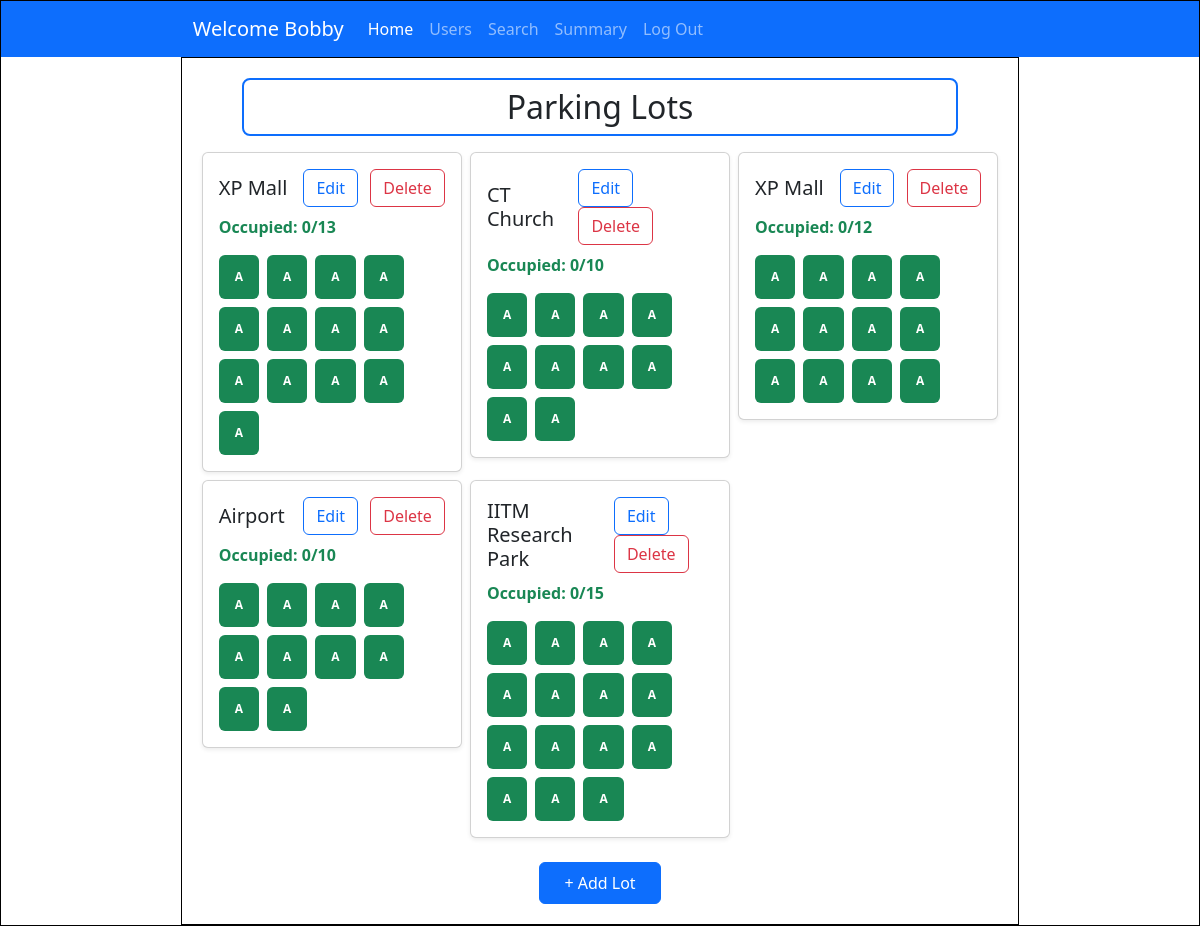
The app's page /admin_dashboard (signed in) with its own data.
### controllers/models.py (models this page shows)
class User(db.Model, UserMixin):
    id = db.Column(db.Integer, primary_key=True)
    username = db.Column(db.String, unique=True, nullable = False)
    password = db.Column(db.String, nullable=False)
    name = db.Column(db.String, nullable=False)
    address = db.Column(db.String, nullable=False)
    type = db.Column(db.String, default="general")
    pincode = db.Column(db.String(6), nullable=False)
    reservations = db.relationship('Reservation', backref='user')

class ParkingLot(db.Model):
    id = db.Column(db.Integer, primary_key = True)
    prime_location_name = db.Column(db.String, nullable=False)
    price = db.Column(db.Integer, nullable=False)
    address = db.Column(db.String, nullable=False)
    pincode = db.Column(db.Integer,nullable = False)
    maximum_spots = db.Column(db.Integer, nullable=False)
    active = db.Column(db.Boolean, nullable=False, default=True)
    spots = db.relationship('ParkingSpot', backref='lot')

class ParkingSpot(db.Model):
    id = db.Column(db.Integer, primary_key = True)
    lot_id = db.Column(db.Integer, db.ForeignKey('parking_lot.id'), nullable=False)
    status = db.Column(db.String(1), nullable=False, default='A')
    active = db.Column(db.Boolean, nullable=False, default=True)
    reservations = db.relationship('Reservation', backref='spot')

### controllers/controller.py (the view)
@app.route('/admin_dashboard')
@login_required
def admin_dashboard():
    lots = ParkingLot.query.filter_by(active=1)
    lot_with_avl = []
    for lot in lots:
        tot = ParkingSpot.query.filter_by(lot_id=lot.id, active=1).count()
        occ = ParkingSpot.query.filter_by(lot_id=lot.id, status='O').count()
        lot_with_avl.append({"info": lot, "total": tot, "occupied": occ})
    return render_template("admin_home.html", lots=lot_with_avl, user=current_user)

### app.py (called while the page is built)
@login_manager.user_loader
def load_user(user_id):
    return User.query.get(int(user_id))

### templates/admin_home.html (shortened to what this page needs)
<!DOCTYPE html>
<html lang="en">
<head>
    <link href="https://cdn.jsdelivr.net/npm/bootstrap@5.3.6/dist/css/bootstrap.min.css" rel="stylesheet"
>
    <link rel="stylesheet" href="../static/style.css">
</head>
<body>
    <div id="main">
        <nav class="navbar navbar-expand-lg bg-primary" data-bs-theme="dark">
            <div class="container-fluid">
                <a class="navbar-brand" href="#">Welcome {{user.name}}</a>
                <div class="collapse navbar-collapse" id="navbarNavAltMarkup">
                    <div class="navbar-nav">
                        <a class="nav-link active" aria-current="page" href="/admin_dashboard">Home</a>
                        <a class="nav-link" href="/admin_dashboard/users">Users</a>
                        <a class="nav-link" href="/admin_dashboard/search">Search</a>
                        <a class="nav-link" href="/admin_dashboard/summary">Summary</a>
                        <a class="nav-link" href="/login">Log Out</a>
                    </div>
                </div>
            </div>
        </nav>
        <div id="canvas">
            <div class="h2 text-center pt-2 pb-2 mb-3 rounded-3 border border-2 border-primary"
                style="margin: auto; width: 90%;">Parking Lots</div>
            <div class="row row-cols-1 row-cols-md-2 row-cols-lg-3 g-2">
                {% for lot in lots %}
                <div class="col">
                    <div class="card h-200 shadow-sm">
                        <div class="card-body">
                            <div class="d-flex justify-content-between align-items-center mb-2">
                                <h5 class="card-title mb-0" style="max-width: 160px">{{ lot.info.prime_location_name }}</h5>
                                <div>
                                    <a href="{{ url_for('edit_lot', lot_id=lot.info.id) }}" type="button"
                                        class="btn btn-outline-primary me-2">Edit</a>
                                    {% if lot.occupied==0 %}
                                    <button type="button" class="btn btn-outline-danger" data-bs-toggle="modal"
                                        data-bs-target="#lotModal{{ lot.info.id }}">Delete</button>
                                    {% else %}
                                    <span class="d-inline-block" tabindex="0" data-bs-toggle="popover" data-bs-trigger="hover focus" data-bs-content="Disabled popover">
                                        <button class="btn btn-outline-danger" type="button" disabled>Delete</button>
                                    </span>
                                    {% endif %}
                                </div>
                            </div>
                            <p class="text-success fw-semibold">Occupied: {{ lot.occupied }}/{{ lot.total }}</p>
                            <div class="d-flex flex-wrap gap-2">
                                {% for spot in lot.info.spots %}
                                {% if spot.status == 'A' %}
                                <a class="badge bg-success p-3" href="{{ url_for('view_spot', spot_id=spot.id) }}"
                                    style="text-decoration:none;">A</a>
                                {% elif spot.status == 'O' %}
                                <a class="badge bg-danger p-3" href="{{ url_for('view_spot', spot_id=spot.id) }}"
                                    style="text-decoration:none;">O</a>
                                {% endif %}
                                {% endfor %}
                            </div>
                        </div>
                    </div>
                </div>
                {% endfor %}
            </div>
            <div class="text-center mt-4">
                <a href="/add_lot" class="btn btn-primary px-4 py-2">+ Add Lot</a>
            </div>
        </div>
    </div>
</body>
</html>

### static/style.css (style rules this page uses)
* { margin: 0px; }
#main, #canvas { border: 1px solid black; }
#canvas { width: 70%; margin: auto; height: auto; min-height: 760px; padding: 20px }
.navbar { padding-left: 15%; padding-right: 15%; }

### records on screen
User: name "Bobby"
ParkingLot: info.prime_location_name "XP Mall"
ParkingLot: info.prime_location_name "CT Church"
ParkingLot: info.prime_location_name "XP Mall"
ParkingLot: info.prime_location_name "Airport"
ParkingLot: info.prime_location_name "IITM Research Park"

### other values on screen
{{ lot.occupied }} "0" "0" "0" "0" "0"
{{ lot.total }} "13" "10" "12" "10" "15"
